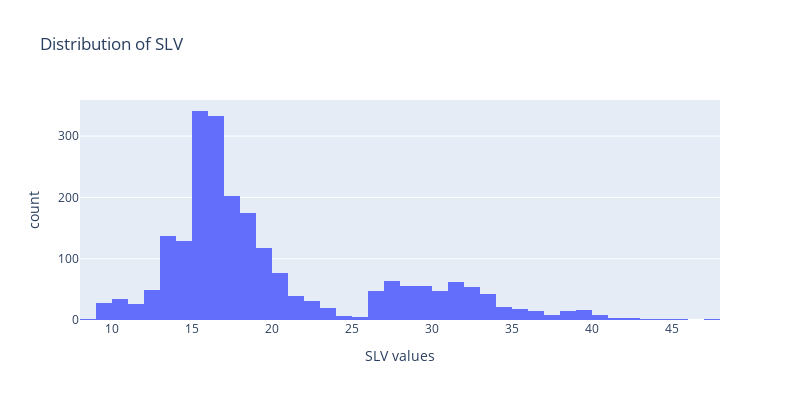

Notebook source saved alongside this figure:
### Code cell
fig = px.histogram(x = gold_data['SLV'],
                   title = 'Distribution of SLV', width=800, height=400,
                   labels = {'x': 'SLV values', 'y': 'Count'})

fig.show()

### Figure 1 — Plotly figure (JSON) as saved in the notebook; plotly's stock layout.template omitted (floating-point values rounded to 4 significant figures; data arrays with more than 128 entries replaced by an {"elided": "..."} marker saying what was removed)
{"data": [{"alignmentgroup": "True", "bingroup": "x", "hovertemplate": "SLV values=%{x}<br>count=%{y}<extra></extra>", "legendgroup": "", "marker": {"color": "#636efa", "pattern": {"shape": ""}}, "name": "", "offsetgroup": "", "orientation": "v", "showlegend": false, "type": "histogram", "x": {"elided": "2290 float values"}, "xaxis": "x", "yaxis": "y"}], "layout": {"barmode": "relative", "height": 400, "legend": {"tracegroupgap": 0}, "title": {"text": "Distribution of SLV"}, "width": 800, "xaxis": {"anchor": "y", "domain": [0, 1], "title": {"text": "SLV values"}}, "yaxis": {"anchor": "x", "domain": [0, 1], "title": {"text": "count"}}}}
